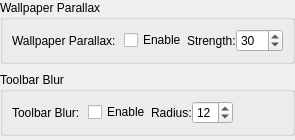
<?xml version="1.0" encoding="UTF-8"?>
<ui version="4.0">
 <class>AppearanceEffectsPanel</class>
 <widget class="QWidget" name="AppearanceEffectsPanel">
  <layout class="QVBoxLayout" name="rootLayout">
   <property name="leftMargin"><number>0</number></property>
   <property name="topMargin"><number>0</number></property>
   <property name="rightMargin"><number>0</number></property>
   <property name="bottomMargin"><number>0</number></property>
   <property name="spacing"><number>8</number></property>
   <item>
    <widget class="QGroupBox" name="appearanceParallaxGroupBox">
     <property name="title"><string>Wallpaper Parallax</string></property>
     <layout class="QFormLayout" name="appearanceParallaxFormLayout">
      <property name="horizontalSpacing"><number>8</number></property>
      <property name="verticalSpacing"><number>6</number></property>
      <property name="fieldGrowthPolicy"><enum>QFormLayout::FieldGrowthPolicy::ExpandingFieldsGrow</enum></property>
      <item row="0" column="0"><widget class="QLabel" name="label_wallpaperParallax"><property name="text"><string>Wallpaper Parallax:</string></property></widget></item>
      <item row="0" column="1">
       <layout class="QHBoxLayout" name="wallpaperParallaxLayout">
        <item><widget class="QCheckBox" name="wallpaperParallaxCheckBox"><property name="text"><string>Enable</string></property><property name="toolTip"><string>Tie the image background's vertical position to the items scroll offset. Image bg only — video bgs are unaffected.</string></property></widget></item>
        <item><widget class="QLabel" name="label_parallaxStrength"><property name="text"><string>Strength:</string></property></widget></item>
        <item><widget class="QSpinBox" name="parallaxStrengthSpinBox"><property name="minimumWidth"><number>110</number></property><property name="toolTip"><string>0 = bg locked (no parallax movement); 100 = bg moves in lockstep with content. 30 is a subtle default.</string></property><property name="minimum"><number>0</number></property><property name="maximum"><number>100</number></property><property name="value"><number>30</number></property></widget></item>
       </layout>
      </item>
     </layout>
    </widget>
   </item>
   <item>
    <widget class="QGroupBox" name="appearanceToolbarBlurGroupBox">
     <property name="title"><string>Toolbar Blur</string></property>
     <layout class="QFormLayout" name="appearanceEffectsFormLayout">
      <property name="horizontalSpacing"><number>8</number></property>
      <property name="verticalSpacing"><number>6</number></property>
      <property name="fieldGrowthPolicy"><enum>QFormLayout::FieldGrowthPolicy::ExpandingFieldsGrow</enum></property>
      <item row="0" column="0"><widget class="QLabel" name="label_toolbarBackdropBlur"><property name="text"><string>Toolbar Blur:</string></property></widget></item>
      <item row="0" column="1">
       <layout class="QHBoxLayout" name="toolbarBackdropBlurLayout">
        <item><widget class="QCheckBox" name="toolbarBackdropBlurCheckBox"><property name="text"><string>Enable</string></property><property name="toolTip"><string>Use a blurred copy of the wallpaper as the toolbar background, mimicking macOS Vibrancy. Image bg only — no-op while a video bg is active.</string></property></widget></item>
        <item><widget class="QLabel" name="label_backdropBlurRadius"><property name="text"><string>Radius:</string></property></widget></item>
        <item><widget class="QSpinBox" name="backdropBlurRadiusSpinBox"><property name="minimumWidth"><number>110</number></property><property name="toolTip"><string>Blur radius (4 = barely perceptible; 32 = source becomes unreadable).</string></property><property name="minimum"><number>4</number></property><property name="maximum"><number>32</number></property><property name="value"><number>12</number></property></widget></item>
       </layout>
      </item>
     </layout>
    </widget>
   </item>
   <item><spacer name="appearanceEffectsVerticalSpacer"><property name="orientation"><enum>Qt::Orientation::Vertical</enum></property><property name="sizeHint" stdset="0"><size><width>20</width><height>4</height></size></property></spacer></item>
  </layout>
 </widget>
 <resources/>
 <connections/>
</ui>
